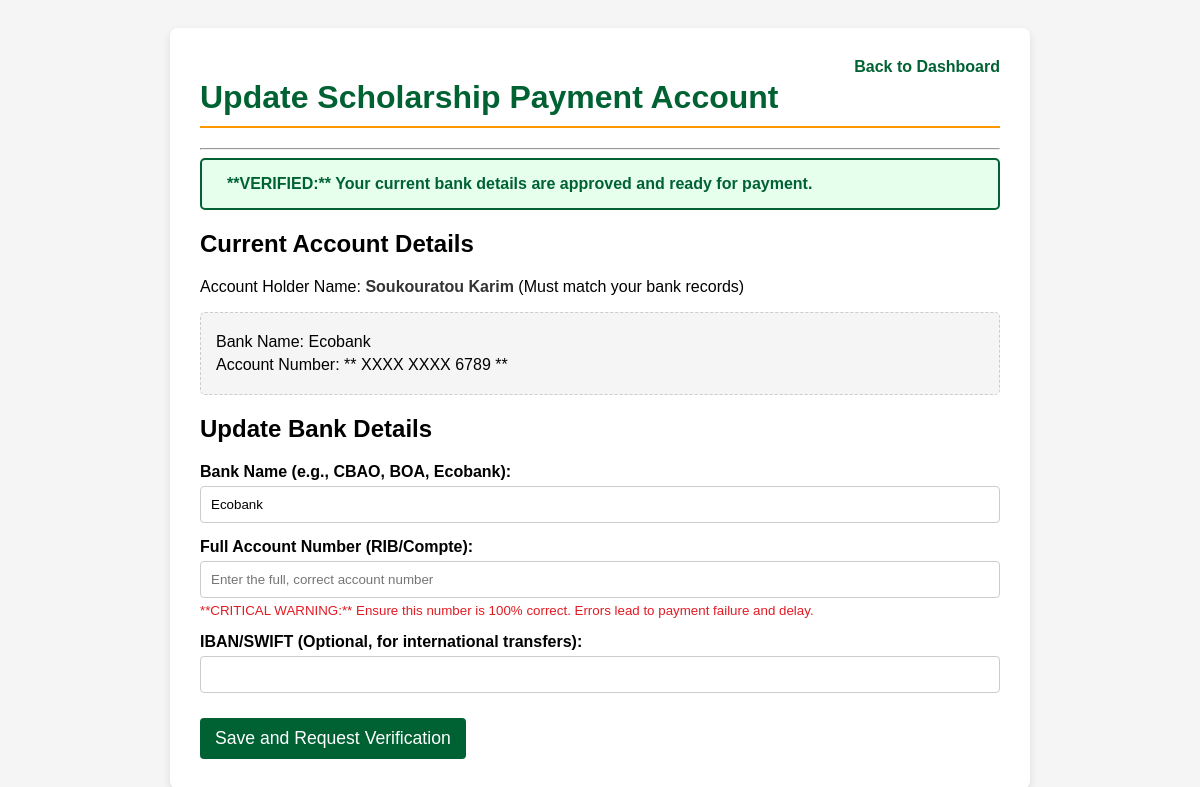
Page /edit_bank.php (signed in) on the committed database.
### tables this page shows
CREATE TABLE `students` (
  `id` int NOT NULL,
  `student_id` varchar(15) NOT NULL,
  `first_name` varchar(50) NOT NULL,
  `last_name` varchar(50) NOT NULL,
  `email` varchar(100) DEFAULT NULL,
  `password_hash` varchar(255) NOT NULL,
  `phone` varchar(20) DEFAULT NULL,
  `program_name` varchar(200) DEFAULT NULL,
  `university_name` varchar(200) NOT NULL,
  `is_active` tinyint(1) NOT NULL DEFAULT '0' COMMENT '0=Inactive, 1=Active',
  `created_at` datetime DEFAULT CURRENT_TIMESTAMP
);

CREATE TABLE `bank_details` (
  `id` int NOT NULL,
  `student_id` int NOT NULL,
  `bank_name` varchar(100) NOT NULL,
  `account_number` varchar(255) NOT NULL COMMENT 'Store encrypted bank account number',
  `iban` varchar(50) DEFAULT NULL,
  `is_verified` tinyint(1) DEFAULT '0' COMMENT 'Admin approval required before payment',
  `last_updated` datetime DEFAULT CURRENT_TIMESTAMP ON UPDATE CURRENT_TIMESTAMP
);

### edit_bank.php (the view, shortened to what this page needs)
<?php
require_once 'db.php';
$student_id = $_SESSION['user_id'];
try {
    $stmt_name = $pdo->prepare("SELECT first_name, last_name FROM students WHERE id = ?");
    $stmt_name->execute([$student_id]);
    $student_info = $stmt_name->fetch();
    $stmt_bank = $pdo->prepare("
        SELECT bank_name, account_number, iban, is_verified, last_updated
        FROM bank_details
        WHERE student_id = ?
    ");
    $stmt_bank->execute([$student_id]);
    $bank_details = $stmt_bank->fetch();
} catch (\PDOException $e) {
    error_log("Bank Details Fetch Error: " . $e->getMessage());
    $error = "A system error occurred. Please try again.";
}
?>
<!DOCTYPE html>
<html lang="en">
<head>
</head>
<body>
<div class="container">
    <a href="student_dashboard.php" style="float: right; text-decoration: none; color: var(--secondary); font-weight: bold;"><i class="fas fa-arrow-left"></i> Back to Dashboard</a>
    <h1>Update Scholarship Payment Account</h1>
    <hr>
    <?php if ($bank_details['is_verified']): ?>
        <div class="status-box status-verified">
            <i class="fas fa-check-circle"></i> **VERIFIED:** Your current bank details are approved and ready for payment.
        </div>
    <?php endif; ?>
    <h2>Current Account Details</h2>
    <p>Account Holder Name: <strong style="color: var(--dark);"><?php echo htmlspecialchars($student_info['first_name'] . ' ' . $student_info['last_name'] ?? 'N/A'); ?></strong> (Must match your bank records)</p>
    <div class="current-details">
        <p><i class="fas fa-university"></i> Bank Name: <?php echo htmlspecialchars($bank_details['bank_name'] ?? 'Not Provided'); ?></p>
        <p><i class="fas fa-credit-card"></i> Account Number: **
            <?php
                if ($bank_details['account_number']) {
                    echo 'XXXX XXXX ' . substr(htmlspecialchars($bank_details['account_number']), -4);
                } else {
                    echo 'Not Yet Provided';
                }
            ?>
        **</p>
    </div>
    <h2><i class="fas fa-pencil-alt"></i> Update Bank Details</h2>
    <form method="POST" action="edit_bank.php" onsubmit="return confirm('WARNING: Are you sure you want to change your payment destination? Submitting new details will immediately make your account status PENDING VERIFICATION and will halt payments until a staff member approves the change.');">
        <div class="form-group">
            <label for="bank_name">Bank Name (e.g., CBAO, BOA, Ecobank):</label>
            <input type="text" id="bank_name" name="bank_name" class="form-control"
                    value="<?php echo htmlspecialchars($_POST['bank_name'] ?? $bank_details['bank_name'] ?? ''); ?>" required>
        </div>
        <div class="form-group">
            <label for="account_number">Full Account Number (RIB/Compte):</label>
            <input type="text" id="account_number" name="account_number" class="form-control"
                    placeholder="Enter the full, correct account number" required>
            <small style="color: var(--accent); display: block; margin-top: 5px;"><i class="fas fa-exclamation-triangle"></i> **CRITICAL WARNING:** Ensure this number is 100% correct. Errors lead to payment failure and delay.</small>
        </div>
        <div class="form-group">
            <label for="iban">IBAN/SWIFT (Optional, for international transfers):</label>
            <input type="text" id="iban" name="iban" class="form-control"
                    value="<?php echo htmlspecialchars($_POST['iban'] ?? $bank_details['iban'] ?? ''); ?>">
        </div>
        <button type="submit" class="submit-button"><i class="fas fa-save"></i> Save and Request Verification</button>
    </form>
</div>
</body>
</html>

### edit_bank.php (style rules this page uses)
:root { --primary: #fc9700; --secondary: #006233; --accent: #E31B23; --white: #ffffff; --gray: #f5f5f5; --dark: #333; }
body { font-family: Arial, sans-serif; background-color: var(--gray); padding: 20px; }
.container { max-width: 800px; margin: 0 auto; background: var(--white); padding: 30px; border-radius: 8px; box-shadow: 0 4px 8px rgba(0,0,0,0.1); }
h1 { color: var(--secondary); border-bottom: 2px solid var(--primary); padding-bottom: 10px; margin-bottom: 20px; }
.form-group { margin-bottom: 15px; }
.form-group label { display: block; font-weight: bold; margin-bottom: 5px; }
.form-control { width: 100%; padding: 10px; border: 1px solid #ccc; border-radius: 4px; box-sizing: border-box; }
.status-box { padding: 15px; margin-bottom: 20px; border-radius: 5px; font-weight: bold; display: flex; align-items: center; }
.status-verified { background-color: #e6ffed; border: 2px solid var(--secondary); color: var(--secondary); }
.submit-button { background-color: var(--secondary); color: white; padding: 10px 15px; border: none; border-radius: 4px; cursor: pointer; font-size: 1.1em; margin-top: 10px; }
.current-details { border: 1px dashed #ccc; padding: 15px; margin-bottom: 20px; background-color: var(--gray); border-radius: 5px; }
.current-details p { margin: 5px 0; }

### rows in the picture
students: first_name+last_name "Soukouratou Karim"
bank_details: bank_name "Ecobank", account_number "6789"
